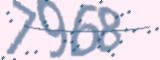
#> input picture 2.jpg, 160 x 60 px
$ python floodDenoise.py   (Python 2 division)
#> lines starting #> are read from the running program, lines starting #| are printed output that depends on the picture; after the words box and inside, x2 and y2 are one past the last pixel; in counts of white or black regions, pixels touching at a corner belong together
#coding:utf-8
#洪水填充法去除大的噪点
import numpy as np
from PIL import Image
import sys


#是我dfs写的有问题吗。。不加最大深度会爆栈，真的是有问题。。
sys.setrecursionlimit(160*60)
#全局定义太多差评。。。
filename = '2.jpg'
img = Image.open(filename)
#> img is the input picture: PIL image 160x60 RGB; mean R, G, B 218.5, 212.1, 226.1
img = img.convert('L')
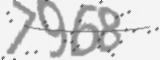
#> img: PIL image 160x60 L; min 75, max 254, mean 215.6

visited = np.array(0)
(w, h) = img.size
#> w = 160; h = 60
visited = np.array([-1]*w*h)
#> visited = 9600 values from -1 to -1
visited.shape= (w,h)
threshold = 230
zone_threshold = w*h/100
#> zone_threshold = 96
zone = [0]*w*h
#> zone = 9600 values from 0 to 0

def flood_fill_denoise(img):
    print img.size
    index = 1
    for i in xrange(w):
        for j in xrange(h):
            if visited[i][j] == -1:
                if img.getpixel((i,j)) < threshold:
                    dfs(i, j, index)
                    index += 1
                else:
                    visited[i][j] == 0

    remove_list = [0]*w*h
    for id, val in enumerate(zone):
        if val < zone_threshold:
            remove_list[id] = 1

    for i in xrange(w):
        for j in xrange(h):
            if remove_list[visited[i][j]] == 1:
                img.putpixel((i,j), 255)

    return img

def dfs(x, y, index):
    #print x, y, index,w, h
    if visited[x][y] != -1:
        return
    visited[x][y] = index
    zone[index] += 1
    dx = [-1, 0, 1, 0]
    dy = [0, 1, 0, -1]
    for i in xrange(4):
        nx = x+dx[i]
        ny = y+dy[i]
        if nx > 0 and nx < w and ny > 0 and ny < h and  visited[nx][ny] == -1:
            if img.getpixel((nx, ny)) < threshold:
                dfs(nx, ny, index)
            else:
                visited[nx][ny] = 0
    return

#二值化图片
#img为Image类型 b为阈值
def getBinaryImage(img, b):
    for i in xrange(img.size[0]):
        for j in xrange(img.size[1]):
            if img.getpixel((i,j)) > b:
                img.putpixel((i,j), 255)
            else:
                img.putpixel((i,j), 0)
    return img

if __name__ == '__main__':
    img = getBinaryImage(img, threshold)
#> after the loop in getBinaryImage, `for i in xrange(img.size[0]):`:
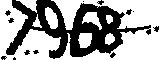
#> img: PIL image 160x60 L; 63.2% white; 13 black regions (6 under 20 px), largest, box (x1, y1, x2, y2) and area: (6, 0, 151, 59) 3350, (126, 9, 132, 15) 22, (153, 26, 159, 32) 22
    img.save('binary'+filename)
    new_img = flood_fill_denoise(img)
#| (160, 60)
#> after the loop in flood_fill_denoise, `for i in xrange(w):`:
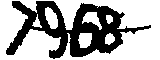
#> img: PIL image 160x60 L; 65.5% white; 1 black region, box (x1, y1, x2, y2) and area: (6, 1, 151, 59) 3311
    new_img.save('result'+filename)
    new_img.show()
